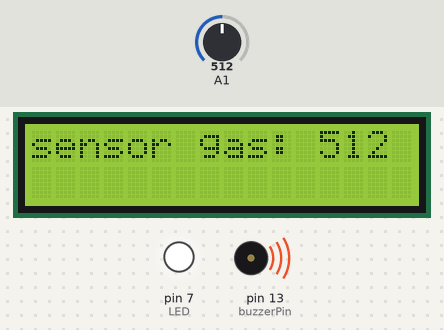
A sketch run on a simulated Arduino Uno, built with avr-gcc and run on an emulated ATmega328P. On the bench: 16×2 character LCD, output pins drawn as LEDs (lit = HIGH), buzzer (waves = sounding). Inputs (shaded band) come from the test bench; at power-on: A1 = 512. What the sketch prints to the serial monitor is not drawn.

Above: at 1.6 s.
1.7 s: A1 set to 316
At 4.0 s:
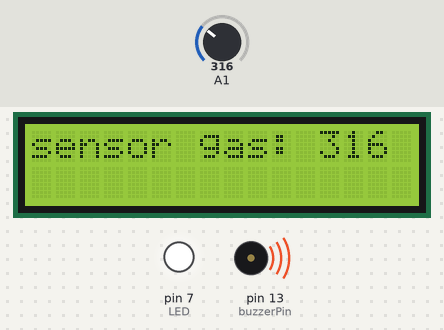
4.6 s: A1 set to 281
At 8.3 s:
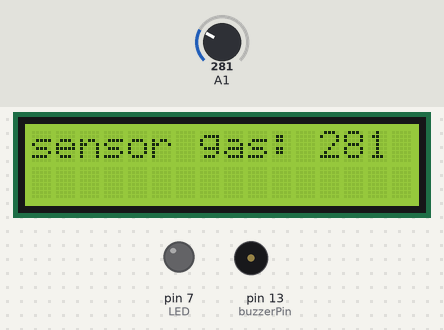
8.6 s: A1 set to 306
At 12.6 s:
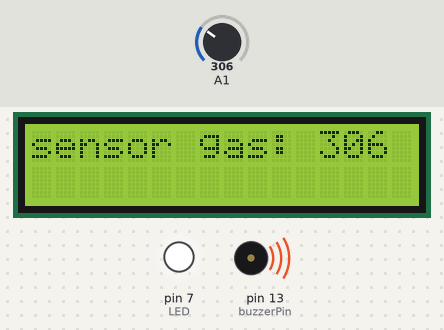
Timing chart, 0 to 14.1 s (numbered marks = the images above; inputs shaded):
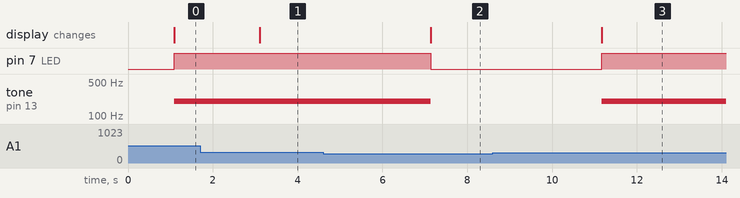

Measured:
- the behaviour switches between 300 and 299 on A1 (found by bisection; images 1 and 2)
- after the input at 1.7 s, the display: changes after 1.4 s (image 1)
- after the input at 4.6 s, pin 7 (LED): HIGH → LOW after 2.5 s; tone on pin 13 (buzzerPin): 200 Hz → silent after 2.5 s; the display: changes after 2.5 s (image 2)
- after the input at 8.6 s, pin 7 (LED): LOW → HIGH after 2.6 s; tone on pin 13 (buzzerPin): silent → 200 Hz after 2.6 s; the display: changes after 2.6 s (image 3)

The sketch:

stoker-flame-sensor.ino
```cpp
#include <Wire.h>
#include <LiquidCrystal_I2C.h>

LiquidCrystal_I2C lcd(0x27, 16, 2);

int valorsensorgas;
int LED = 7;
int buzzerPin = 13;

// Tentukan batas bawah dan atas untuk deteksi gas
const int gasThresholdLow = 300;
const int gasThresholdHigh = 1000;

void setup() {
  pinMode(LED, OUTPUT);
  lcd.init(); // Inisialisasi LCD
  lcd.backlight(); // Mengaktifkan lampu latar LCD
  lcd.print("Gas Zacky");
  Serial.begin(9600);
}

void loop() {
  valorsensorgas = analogRead(A1);
  delay(1000);

  lcd.clear();
  lcd.print("sensor gas: ");
  lcd.print(valorsensorgas, 1);
  Serial.print(valorsensorgas);
  Serial.println();

  // Cek apakah nilai sensor gas berada dalam rentang tertentu
  if (valorsensorgas >= gasThresholdLow && valorsensorgas <= gasThresholdHigh) {
    digitalWrite(LED, HIGH); // Nyalakan LED
    tone(buzzerPin, 200); //nyalakan buzzer
  } else {
    noTone(buzzerPin); //matikan buzzer
    digitalWrite(LED, LOW); // Matikan LED
  }
  delay(1000);
}
```
